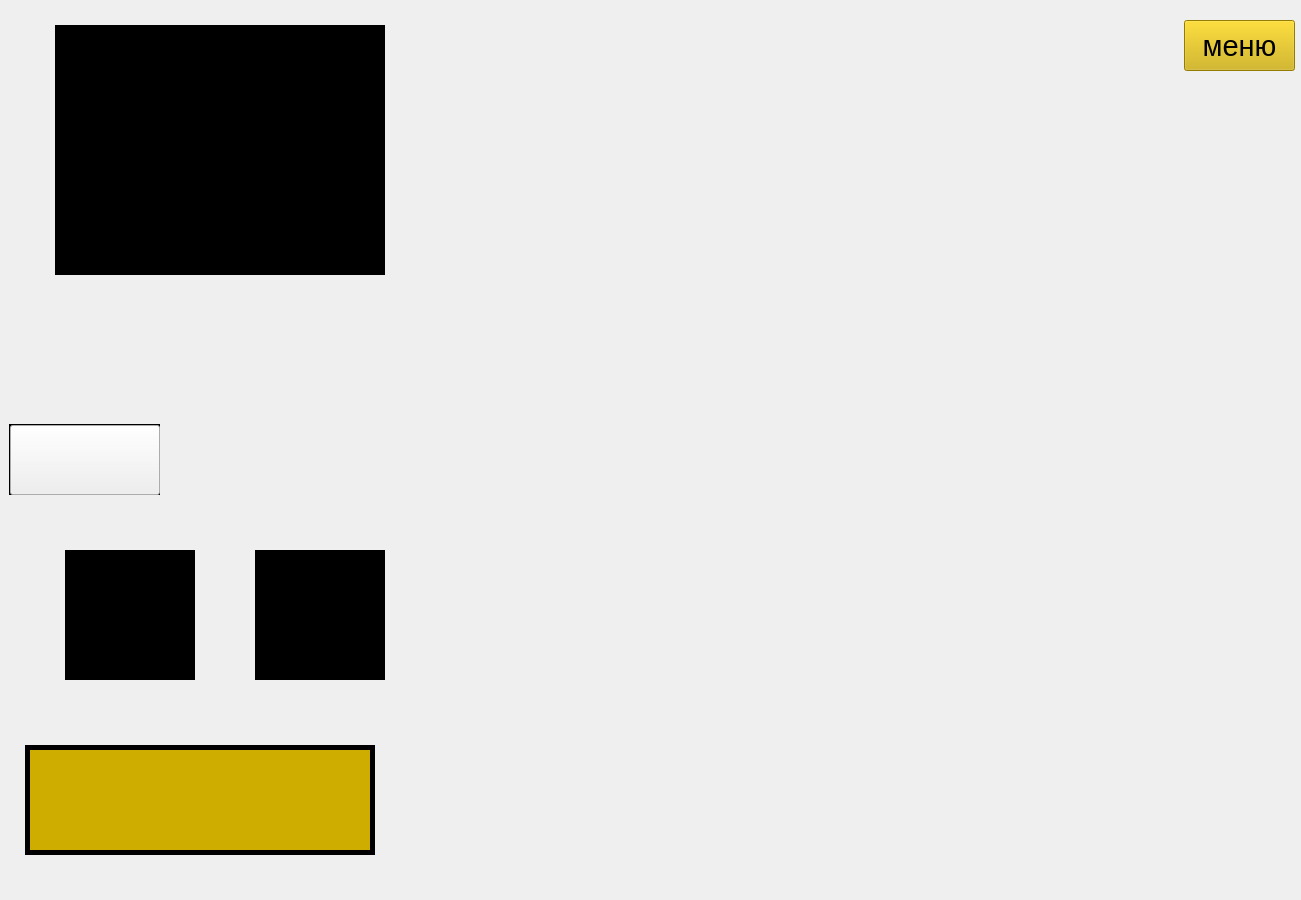
<?xml version="1.0" encoding="UTF-8"?>
<ui version="4.0">
 <class>Ambliopia</class>
 <widget class="QMainWindow" name="Ambliopia">
  <property name="geometry">
   <rect>
    <x>0</x>
    <y>0</y>
    <width>1301</width>
    <height>900</height>
   </rect>
  </property>
  <property name="font">
   <font>
    <pointsize>36</pointsize>
   </font>
  </property>
  <property name="windowTitle">
   <string>MainWindow</string>
  </property>
  <property name="styleSheet">
   <string notr="true"/>
  </property>
  <widget class="QWidget" name="centralwidget">
   <widget class="QLabel" name="image">
    <property name="geometry">
     <rect>
      <x>60</x>
      <y>30</y>
      <width>320</width>
      <height>240</height>
     </rect>
    </property>
    <property name="text">
     <string/>
    </property>
   </widget>
   <widget class="QLabel" name="level_name">
    <property name="geometry">
     <rect>
      <x>30</x>
      <y>750</y>
      <width>340</width>
      <height>100</height>
     </rect>
    </property>
    <property name="palette">
     <palette>
      <active>
       <colorrole role="WindowText">
        <brush brushstyle="SolidPattern">
         <color alpha="255">
          <red>0</red>
          <green>0</green>
          <blue>0</blue>
         </color>
        </brush>
       </colorrole>
       <colorrole role="Button">
        <brush brushstyle="SolidPattern">
         <color alpha="255">
          <red>207</red>
          <green>173</green>
          <blue>0</blue>
         </color>
        </brush>
       </colorrole>
       <colorrole role="Text">
        <brush brushstyle="SolidPattern">
         <color alpha="255">
          <red>0</red>
          <green>0</green>
          <blue>0</blue>
         </color>
        </brush>
       </colorrole>
       <colorrole role="ButtonText">
        <brush brushstyle="SolidPattern">
         <color alpha="255">
          <red>0</red>
          <green>0</green>
          <blue>0</blue>
         </color>
        </brush>
       </colorrole>
       <colorrole role="Base">
        <brush brushstyle="SolidPattern">
         <color alpha="255">
          <red>207</red>
          <green>173</green>
          <blue>0</blue>
         </color>
        </brush>
       </colorrole>
       <colorrole role="Window">
        <brush brushstyle="SolidPattern">
         <color alpha="255">
          <red>207</red>
          <green>173</green>
          <blue>0</blue>
         </color>
        </brush>
       </colorrole>
      </active>
      <inactive>
       <colorrole role="WindowText">
        <brush brushstyle="SolidPattern">
         <color alpha="255">
          <red>0</red>
          <green>0</green>
          <blue>0</blue>
         </color>
        </brush>
       </colorrole>
       <colorrole role="Button">
        <brush brushstyle="SolidPattern">
         <color alpha="255">
          <red>207</red>
          <green>173</green>
          <blue>0</blue>
         </color>
        </brush>
       </colorrole>
       <colorrole role="Text">
        <brush brushstyle="SolidPattern">
         <color alpha="255">
          <red>0</red>
          <green>0</green>
          <blue>0</blue>
         </color>
        </brush>
       </colorrole>
       <colorrole role="ButtonText">
        <brush brushstyle="SolidPattern">
         <color alpha="255">
          <red>0</red>
          <green>0</green>
          <blue>0</blue>
         </color>
        </brush>
       </colorrole>
       <colorrole role="Base">
        <brush brushstyle="SolidPattern">
         <color alpha="255">
          <red>207</red>
          <green>173</green>
          <blue>0</blue>
         </color>
        </brush>
       </colorrole>
       <colorrole role="Window">
        <brush brushstyle="SolidPattern">
         <color alpha="255">
          <red>207</red>
          <green>173</green>
          <blue>0</blue>
         </color>
        </brush>
       </colorrole>
      </inactive>
      <disabled>
       <colorrole role="WindowText">
        <brush brushstyle="SolidPattern">
         <color alpha="255">
          <red>0</red>
          <green>0</green>
          <blue>0</blue>
         </color>
        </brush>
       </colorrole>
       <colorrole role="Button">
        <brush brushstyle="SolidPattern">
         <color alpha="255">
          <red>207</red>
          <green>173</green>
          <blue>0</blue>
         </color>
        </brush>
       </colorrole>
       <colorrole role="Text">
        <brush brushstyle="SolidPattern">
         <color alpha="255">
          <red>0</red>
          <green>0</green>
          <blue>0</blue>
         </color>
        </brush>
       </colorrole>
       <colorrole role="ButtonText">
        <brush brushstyle="SolidPattern">
         <color alpha="255">
          <red>0</red>
          <green>0</green>
          <blue>0</blue>
         </color>
        </brush>
       </colorrole>
       <colorrole role="Base">
        <brush brushstyle="SolidPattern">
         <color alpha="255">
          <red>207</red>
          <green>173</green>
          <blue>0</blue>
         </color>
        </brush>
       </colorrole>
       <colorrole role="Window">
        <brush brushstyle="SolidPattern">
         <color alpha="255">
          <red>207</red>
          <green>173</green>
          <blue>0</blue>
         </color>
        </brush>
       </colorrole>
      </disabled>
     </palette>
    </property>
    <property name="font">
     <font>
      <family>Arial</family>
      <pointsize>50</pointsize>
      <weight>50</weight>
      <bold>false</bold>
     </font>
    </property>
    <property name="styleSheet">
     <string notr="true">background-color: rgb(207, 173, 0);
color: rgb(0, 0, 0);</string>
    </property>
    <property name="text">
     <string/>
    </property>
   </widget>
   <widget class="QLabel" name="label">
    <property name="geometry">
     <rect>
      <x>55</x>
      <y>25</y>
      <width>330</width>
      <height>250</height>
     </rect>
    </property>
    <property name="styleSheet">
     <string notr="true">background-color: rgb(0, 0, 0);</string>
    </property>
    <property name="text">
     <string/>
    </property>
   </widget>
   <widget class="QLabel" name="label_2">
    <property name="geometry">
     <rect>
      <x>25</x>
      <y>745</y>
      <width>350</width>
      <height>110</height>
     </rect>
    </property>
    <property name="styleSheet">
     <string notr="true">background-color: rgb(0, 0, 0);</string>
    </property>
    <property name="text">
     <string/>
    </property>
   </widget>
   <widget class="QLabel" name="False_">
    <property name="geometry">
     <rect>
      <x>70</x>
      <y>555</y>
      <width>120</width>
      <height>120</height>
     </rect>
    </property>
    <property name="text">
     <string/>
    </property>
   </widget>
   <widget class="QLabel" name="Right">
    <property name="geometry">
     <rect>
      <x>260</x>
      <y>555</y>
      <width>120</width>
      <height>120</height>
     </rect>
    </property>
    <property name="text">
     <string/>
    </property>
   </widget>
   <widget class="QLabel" name="False_fr">
    <property name="geometry">
     <rect>
      <x>65</x>
      <y>550</y>
      <width>130</width>
      <height>130</height>
     </rect>
    </property>
    <property name="styleSheet">
     <string notr="true">background-color: rgb(0, 0, 0);</string>
    </property>
    <property name="text">
     <string/>
    </property>
   </widget>
   <widget class="QLabel" name="Right_fr">
    <property name="geometry">
     <rect>
      <x>255</x>
      <y>550</y>
      <width>130</width>
      <height>130</height>
     </rect>
    </property>
    <property name="styleSheet">
     <string notr="true">background-color: rgb(0, 0, 0);</string>
    </property>
    <property name="text">
     <string/>
    </property>
   </widget>
   <widget class="QPushButton" name="help">
    <property name="geometry">
     <rect>
      <x>10</x>
      <y>425</y>
      <width>150</width>
      <height>70</height>
     </rect>
    </property>
    <property name="font">
     <font>
      <family>Arial</family>
      <pointsize>19</pointsize>
      <weight>75</weight>
      <bold>true</bold>
     </font>
    </property>
    <property name="styleSheet">
     <string notr="true"/>
    </property>
    <property name="text">
     <string/>
    </property>
   </widget>
   <widget class="QLabel" name="label_3">
    <property name="geometry">
     <rect>
      <x>9</x>
      <y>424</y>
      <width>151</width>
      <height>71</height>
     </rect>
    </property>
    <property name="styleSheet">
     <string notr="true">background-color: rgb(0, 0, 0);</string>
    </property>
    <property name="text">
     <string/>
    </property>
   </widget>
   <widget class="QWidget" name="ButWidget" native="true">
    <property name="geometry">
     <rect>
      <x>390</x>
      <y>20</y>
      <width>811</width>
      <height>861</height>
     </rect>
    </property>
   </widget>
   <widget class="QPushButton" name="backMenu">
    <property name="geometry">
     <rect>
      <x>1184</x>
      <y>20</y>
      <width>111</width>
      <height>51</height>
     </rect>
    </property>
    <property name="font">
     <font>
      <pointsize>22</pointsize>
     </font>
    </property>
    <property name="styleSheet">
     <string notr="true">background-color: rgb(207, 173, 0);</string>
    </property>
    <property name="text">
     <string>меню</string>
    </property>
   </widget>
   <zorder>label_3</zorder>
   <zorder>False_fr</zorder>
   <zorder>Right_fr</zorder>
   <zorder>image</zorder>
   <zorder>label</zorder>
   <zorder>label_2</zorder>
   <zorder>level_name</zorder>
   <zorder>False_</zorder>
   <zorder>Right</zorder>
   <zorder>help</zorder>
   <zorder>ButWidget</zorder>
   <zorder>backMenu</zorder>
  </widget>
  <widget class="QMenuBar" name="menubar">
   <property name="geometry">
    <rect>
     <x>0</x>
     <y>0</y>
     <width>1301</width>
     <height>21</height>
    </rect>
   </property>
  </widget>
 </widget>
 <resources/>
 <connections/>
</ui>
